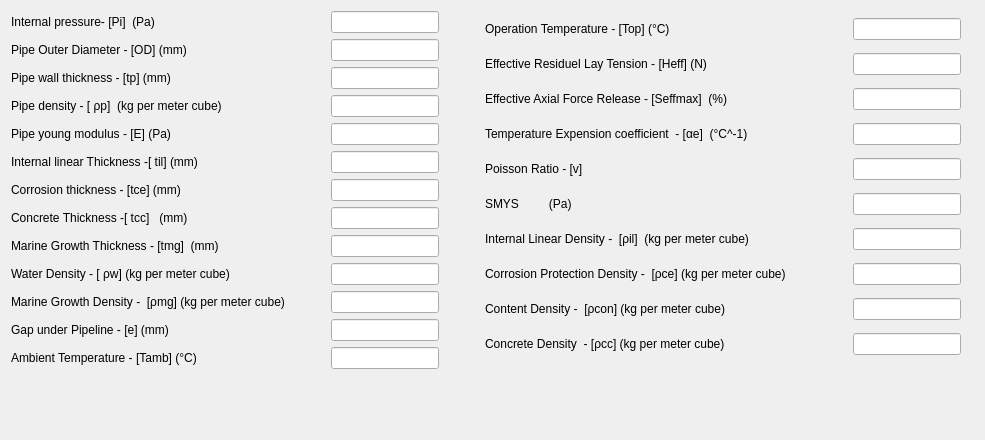
          <widget class="QWidget" name="tab_3">
           <attribute name="title">
            <string>Flowline Properties</string>
           </attribute>
           <layout class="QGridLayout" name="gridLayout_2">
            <item row="0" column="3">
             <spacer name="horizontalSpacer_2">
              <property name="orientation">
               <enum>Qt::Horizontal</enum>
              </property>
              <property name="sizeHint" stdset="0">
               <size>
                <width>13</width>
                <height>20</height>
               </size>
              </property>
             </spacer>
            </item>
            <item row="0" column="2">
             <layout class="QVBoxLayout" name="verticalLayout_2">
              <item>
               <layout class="QHBoxLayout" name="horizontalLayout_13">
                <item>
                 <widget class="QLabel" name="operation_temperature_2">
                  <property name="text">
                   <string>Operation Temperature - [Top] (°C)                                 </string>
                  </property>
                 </widget>
                </item>
                <item>
                 <spacer name="horizontalSpacer_17">
                  <property name="orientation">
                   <enum>Qt::Horizontal</enum>
                  </property>
                  <property name="sizeHint" stdset="0">
                   <size>
                    <width>40</width>
                    <height>20</height>
                   </size>
                  </property>
                 </spacer>
                </item>
                <item>
                 <widget class="QLineEdit" name="operation_temperature_lineEdit_2"/>
                </item>
               </layout>
              </item>
              <item>
               <layout class="QHBoxLayout" name="horizontalLayout_14">
                <item>
                 <widget class="QLabel" name="effective_residuel_lay_tension_2">
                  <property name="text">
                   <string>Effective Residuel Lay Tension - [Heff] (N)                        </string>
                  </property>
                 </widget>
                </item>
                <item>
                 <spacer name="horizontalSpacer_18">
                  <property name="orientation">
                   <enum>Qt::Horizontal</enum>
                  </property>
                  <property name="sizeHint" stdset="0">
                   <size>
                    <width>40</width>
                    <height>20</height>
                   </size>
                  </property>
                 </spacer>
                </item>
                <item>
                 <widget class="QLineEdit" name="effective_residuel_lay_tension_lineEdit_2"/>
                </item>
               </layout>
              </item>
              <item>
               <layout class="QHBoxLayout" name="horizontalLayout_15">
                <item>
                 <widget class="QLabel" name="effective_axial_force_release_2">
                  <property name="text">
                   <string>Effective Axial Force Release - [Seffmax]  (%)                        </string>
                  </property>
                 </widget>
                </item>
                <item>
                 <spacer name="horizontalSpacer_19">
                  <property name="orientation">
                   <enum>Qt::Horizontal</enum>
                  </property>
                  <property name="sizeHint" stdset="0">
                   <size>
                    <width>40</width>
                    <height>20</height>
                   </size>
                  </property>
                 </spacer>
                </item>
                <item>
                 <widget class="QLineEdit" name="effective_axial_force_release_lineEdit_2"/>
                </item>
               </layout>
              </item>
              <item>
               <layout class="QHBoxLayout" name="horizontalLayout_16">
                <item>
                 <widget class="QLabel" name="temperature_expension_coefficient_2">
                  <property name="text">
                   <string>Temperature Expension coefficient  - [αe]  (°C^-1)         </string>
                  </property>
                 </widget>
                </item>
                <item>
                 <spacer name="horizontalSpacer_20">
                  <property name="orientation">
                   <enum>Qt::Horizontal</enum>
                  </property>
                  <property name="sizeHint" stdset="0">
                   <size>
                    <width>40</width>
                    <height>20</height>
                   </size>
                  </property>
                 </spacer>
                </item>
                <item>
                 <widget class="QLineEdit" name="temperature_expension_coefficient_lineEdit_2"/>
                </item>
               </layout>
              </item>
              <item>
               <layout class="QHBoxLayout" name="horizontalLayout_17">
                <item>
                 <widget class="QLabel" name="poisson_ratio_2">
                  <property name="text">
                   <string>Poisson Ratio - [v]                                                          </string>
                  </property>
                 </widget>
                </item>
                <item>
                 <spacer name="horizontalSpacer_21">
                  <property name="orientation">
                   <enum>Qt::Horizontal</enum>
                  </property>
                  <property name="sizeHint" stdset="0">
                   <size>
                    <width>40</width>
                    <height>20</height>
                   </size>
                  </property>
                 </spacer>
                </item>
                <item>
                 <widget class="QLineEdit" name="poisson_ratio_lineEdit_2"/>
                </item>
               </layout>
              </item>
              <item>
               <layout class="QHBoxLayout" name="horizontalLayout_18">
                <item>
                 <widget class="QLabel" name="smys_2">
                  <property name="text">
                   <string>SMYS         (Pa)                                                      </string>
                  </property>
                 </widget>
                </item>
                <item>
                 <spacer name="horizontalSpacer_22">
                  <property name="orientation">
                   <enum>Qt::Horizontal</enum>
                  </property>
                  <property name="sizeHint" stdset="0">
                   <size>
                    <width>40</width>
                    <height>20</height>
                   </size>
                  </property>
                 </spacer>
                </item>
                <item>
                 <widget class="QLineEdit" name="poisson_ratio_lineEdit_3"/>
                </item>
               </layout>
              </item>
              <item>
               <layout class="QHBoxLayout" name="horizontalLayout_19">
                <item>
                 <widget class="QLabel" name="internal_linear_density_2">
                  <property name="text">
                   <string>Internal Linear Density -  [ρil]  (kg per meter cube)         </string>
                  </property>
                 </widget>
                </item>
                <item>
                 <spacer name="horizontalSpacer_23">
                  <property name="orientation">
                   <enum>Qt::Horizontal</enum>
                  </property>
                  <property name="sizeHint" stdset="0">
                   <size>
                    <width>40</width>
                    <height>20</height>
                   </size>
                  </property>
                 </spacer>
                </item>
                <item>
                 <widget class="QLineEdit" name="internal_linear_density_lineEdit_2"/>
                </item>
               </layout>
              </item>
              <item>
               <layout class="QHBoxLayout" name="horizontalLayout_20">
                <item>
                 <widget class="QLabel" name="corrosion_protection_density_2">
                  <property name="text">
                   <string>Corrosion Protection Density -  [ρce] (kg per meter cube)</string>
                  </property>
                 </widget>
                </item>
                <item>
                 <spacer name="horizontalSpacer_24">
                  <property name="orientation">
                   <enum>Qt::Horizontal</enum>
                  </property>
                  <property name="sizeHint" stdset="0">
                   <size>
                    <width>40</width>
                    <height>20</height>
                   </size>
                  </property>
                 </spacer>
                </item>
                <item>
                 <widget class="QLineEdit" name="corrosion_protection_density_lineEdit_2"/>
                </item>
               </layout>
              </item>
              <item>
               <layout class="QHBoxLayout" name="horizontalLayout_21">
                <item>
                 <widget class="QLabel" name="content_density_2">
                  <property name="text">
                   <string>Content Density -  [ρcon] (kg per meter cube)                    </string>
                  </property>
                 </widget>
                </item>
                <item>
                 <spacer name="horizontalSpacer_25">
                  <property name="orientation">
                   <enum>Qt::Horizontal</enum>
                  </property>
                  <property name="sizeHint" stdset="0">
                   <size>
                    <width>40</width>
                    <height>20</height>
                   </size>
                  </property>
                 </spacer>
                </item>
                <item>
                 <widget class="QLineEdit" name="content_density_lineEdit_2"/>
                </item>
               </layout>
              </item>
              <item>
               <layout class="QHBoxLayout" name="horizontalLayout_22">
                <item>
                 <widget class="QLabel" name="concrete_density_2">
                  <property name="text">
                   <string>Concrete Density  - [ρcc] (kg per meter cube)                  </string>
                  </property>
                 </widget>
                </item>
                <item>
                 <spacer name="horizontalSpacer_26">
                  <property name="orientation">
                   <enum>Qt::Horizontal</enum>
                  </property>
                  <property name="sizeHint" stdset="0">
                   <size>
                    <width>40</width>
                    <height>20</height>
                   </size>
                  </property>
                 </spacer>
                </item>
                <item>
                 <widget class="QLineEdit" name="concrete_density_lineEdit_2"/>
                </item>
               </layout>
              </item>
             </layout>
            </item>
            <item row="0" column="1">
             <spacer name="horizontalSpacer_3">
              <property name="orientation">
               <enum>Qt::Horizontal</enum>
              </property>
              <property name="sizeHint" stdset="0">
               <size>
                <width>40</width>
                <height>20</height>
               </size>
              </property>
             </spacer>
            </item>
            <item row="1" column="0">
             <spacer name="verticalSpacer_2">
              <property name="orientation">
               <enum>Qt::Vertical</enum>
              </property>
              <property name="sizeHint" stdset="0">
               <size>
                <width>20</width>
                <height>60</height>
               </size>
              </property>
             </spacer>
            </item>
            <item row="0" column="0">
             <layout class="QVBoxLayout" name="verticalLayout">
              <item>
               <layout class="QHBoxLayout" name="horizontalLayout">
                <item>
                 <widget class="QLabel" name="internal_pressure_2">
                  <property name="styleSheet">
                   <string notr="true">selection-background-color: rgb(32, 47, 255);</string>
                  </property>
                  <property name="text">
                   <string>Internal pressure- [Pi]  (Pa)                                 </string>
                  </property>
                 </widget>
                </item>
                <item>
                 <spacer name="horizontalSpacer_4">
                  <property name="orientation">
                   <enum>Qt::Horizontal</enum>
                  </property>
                  <property name="sizeHint" stdset="0">
                   <size>
                    <width>40</width>
                    <height>20</height>
                   </size>
                  </property>
                 </spacer>
                </item>
                <item>
                 <widget class="QLineEdit" name="internal_pressure_lineEdit_2"/>
                </item>
               </layout>
              </item>
              <item>
               <layout class="QHBoxLayout" name="horizontalLayout_2">
                <item>
                 <widget class="QLabel" name="pipe_outer_diameter_2">
                  <property name="text">
                   <string>Pipe Outer Diameter - [OD] (mm)                           </string>
                  </property>
                 </widget>
                </item>
                <item>
                 <spacer name="horizontalSpacer_5">
                  <property name="orientation">
                   <enum>Qt::Horizontal</enum>
                  </property>
                  <property name="sizeHint" stdset="0">
                   <size>
                    <width>40</width>
                    <height>20</height>
                   </size>
                  </property>
                 </spacer>
                </item>
                <item>
                 <widget class="QLineEdit" name="pipe_outer_diameter_lineEdit_2"/>
                </item>
               </layout>
              </item>
              <item>
               <layout class="QHBoxLayout" name="horizontalLayout_3">
                <item>
                 <widget class="QLabel" name="pipe_wall_thickness_2">
                  <property name="text">
                   <string>Pipe wall thickness - [tp] (mm)                              </string>
                  </property>
                 </widget>
                </item>
                <item>
                 <spacer name="horizontalSpacer_6">
                  <property name="orientation">
                   <enum>Qt::Horizontal</enum>
                  </property>
                  <property name="sizeHint" stdset="0">
                   <size>
                    <width>40</width>
                    <height>20</height>
                   </size>
                  </property>
                 </spacer>
                </item>
                <item>
                 <widget class="QLineEdit" name="pipe_wall_thickness_lineEdit_2"/>
                </item>
               </layout>
              </item>
              <item>
               <layout class="QHBoxLayout" name="horizontalLayout_4">
                <item>
                 <widget class="QLabel" name="pipe_density_2">
                  <property name="font">
                   <font>
                    <family>MS Shell Dlg 2</family>
                   </font>
                  </property>
                  <property name="text">
                   <string>Pipe density - [ ρp]  (kg per meter cube)                 </string>
                  </property>
                 </widget>
                </item>
                <item>
                 <spacer name="horizontalSpacer_7">
                  <property name="orientation">
                   <enum>Qt::Horizontal</enum>
                  </property>
                  <property name="sizeHint" stdset="0">
                   <size>
                    <width>40</width>
                    <height>20</height>
                   </size>
                  </property>
                 </spacer>
                </item>
                <item>
                 <widget class="QLineEdit" name="pipe_density_lineEdit_2"/>
                </item>
               </layout>
              </item>
              <item>
               <layout class="QHBoxLayout" name="horizontalLayout_5">
                <item>
                 <widget class="QLabel" name="pipe_young_modulus_2">
                  <property name="text">
                   <string>Pipe young modulus - [E] (Pa)                             </string>
                  </property>
                 </widget>
                </item>
                <item>
                 <spacer name="horizontalSpacer_8">
                  <property name="orientation">
                   <enum>Qt::Horizontal</enum>
                  </property>
                  <property name="sizeHint" stdset="0">
                   <size>
                    <width>40</width>
                    <height>20</height>
                   </size>
                  </property>
                 </spacer>
                </item>
                <item>
                 <widget class="QLineEdit" name="pipe_young_modulus_lineEdit_2"/>
                </item>
               </layout>
              </item>
              <item>
               <layout class="QHBoxLayout" name="horizontalLayout_6">
                <item>
                 <widget class="QLabel" name="internal_linear_thickness_2">
                  <property name="text">
                   <string>Internal linear Thickness -[ til] (mm)                     </string>
                  </property>
                 </widget>
                </item>
                <item>
                 <spacer name="horizontalSpacer_9">
                  <property name="orientation">
                   <enum>Qt::Horizontal</enum>
                  </property>
                  <property name="sizeHint" stdset="0">
                   <size>
                    <width>40</width>
                    <height>20</height>
                   </size>
                  </property>
                 </spacer>
                </item>
                <item>
                 <widget class="QLineEdit" name="internal_linear_thickness_lineEdit_2"/>
                </item>
               </layout>
              </item>
              <item>
               <layout class="QHBoxLayout" name="horizontalLayout_7">
                <item>
                 <widget class="QLabel" name="corrosion_thickness_2">
                  <property name="text">
                   <string>Corrosion thickness - [tce] (mm)                             </string>
                  </property>
                 </widget>
                </item>
                <item>
                 <spacer name="horizontalSpacer_10">
                  <property name="orientation">
                   <enum>Qt::Horizontal</enum>
                  </property>
                  <property name="sizeHint" stdset="0">
                   <size>
                    <width>40</width>
                    <height>20</height>
                   </size>
                  </property>
                 </spacer>
                </item>
                <item>
                 <widget class="QLineEdit" name="corrosion_thickness_lineEdit_2"/>
                </item>
               </layout>
              </item>
              <item>
               <layout class="QHBoxLayout" name="horizontalLayout_8">
                <item>
                 <widget class="QLabel" name="concrete_thickness_2">
                  <property name="text">
                   <string>Concrete Thickness -[ tcc]   (mm)                            </string>
                  </property>
                 </widget>
                </item>
                <item>
                 <spacer name="horizontalSpacer_11">
                  <property name="orientation">
                   <enum>Qt::Horizontal</enum>
                  </property>
                  <property name="sizeHint" stdset="0">
                   <size>
                    <width>40</width>
                    <height>20</height>
                   </size>
                  </property>
                 </spacer>
                </item>
                <item>
                 <widget class="QLineEdit" name="concrete_thickness_lineEdit_2"/>
                </item>
               </layout>
              </item>
              <item>
               <layout class="QHBoxLayout" name="horizontalLayout_9">
                <item>
                 <widget class="QLabel" name="marine_growth_thickness_2">
                  <property name="text">
                   <string>Marine Growth Thickness - [tmg]  (mm)                   </string>
                  </property>
                 </widget>
                </item>
                <item>
                 <spacer name="horizontalSpacer_12">
                  <property name="orientation">
                   <enum>Qt::Horizontal</enum>
                  </property>
                  <property name="sizeHint" stdset="0">
                   <size>
                    <width>40</width>
                    <height>20</height>
                   </size>
                  </property>
                 </spacer>
                </item>
                <item>
                 <widget class="QLineEdit" name="marine_growth_thickness_lineEdit_2"/>
                </item>
               </layout>
              </item>
              <item>
               <layout class="QHBoxLayout" name="horizontalLayout_10">
                <item>
                 <widget class="QLabel" name="water_density_2">
                  <property name="text">
                   <string>Water Density - [ ρw] (kg per meter cube)             </string>
                  </property>
                 </widget>
                </item>
                <item>
                 <spacer name="horizontalSpacer_13">
                  <property name="orientation">
                   <enum>Qt::Horizontal</enum>
                  </property>
                  <property name="sizeHint" stdset="0">
                   <size>
                    <width>40</width>
                    <height>20</height>
                   </size>
                  </property>
                 </spacer>
                </item>
                <item>
                 <widget class="QLineEdit" name="water_density_lineEdit_2"/>
                </item>
               </layout>
              </item>
              <item>
               <layout class="QHBoxLayout" name="horizontalLayout_25">
                <item>
                 <widget class="QLabel" name="marine_growth_density_2">
                  <property name="text">
                   <string>Marine Growth Density -  [ρmg] (kg per meter cube)</string>
                  </property>
                 </widget>
                </item>
                <item>
                 <spacer name="horizontalSpacer_14">
                  <property name="orientation">
                   <enum>Qt::Horizontal</enum>
                  </property>
                  <property name="sizeHint" stdset="0">
                   <size>
                    <width>40</width>
                    <height>20</height>
                   </size>
                  </property>
                 </spacer>
                </item>
                <item>
                 <widget class="QLineEdit" name="marine_growth_density_lineEdit_2"/>
                </item>
               </layout>
              </item>
              <item>
               <layout class="QHBoxLayout" name="horizontalLayout_11">
                <item>
                 <widget class="QLabel" name="gap_under_pipeline_2">
                  <property name="text">
                   <string>Gap under Pipeline - [e] (mm)                              </string>
                  </property>
                 </widget>
                </item>
                <item>
                 <spacer name="horizontalSpacer_15">
                  <property name="orientation">
                   <enum>Qt::Horizontal</enum>
                  </property>
                  <property name="sizeHint" stdset="0">
                   <size>
                    <width>40</width>
                    <height>20</height>
                   </size>
                  </property>
                 </spacer>
                </item>
                <item>
                 <widget class="QLineEdit" name="gap_under_pipeline_lineEdit_2"/>
                </item>
               </layout>
              </item>
              <item>
               <layout class="QHBoxLayout" name="horizontalLayout_12">
                <item>
                 <widget class="QLabel" name="ambient_temperature_2">
                  <property name="text">
                   <string>Ambient Temperature - [Tamb] (°C)                          </string>
                  </property>
                 </widget>
                </item>
                <item>
                 <spacer name="horizontalSpacer_16">
                  <property name="orientation">
                   <enum>Qt::Horizontal</enum>
                  </property>
                  <property name="sizeHint" stdset="0">
                   <size>
                    <width>40</width>
                    <height>20</height>
                   </size>
                  </property>
                 </spacer>
                </item>
                <item>
                 <widget class="QLineEdit" name="ambient_temperature_lineEdit_2"/>
                </item>
               </layout>
              </item>
             </layout>
            </item>
           </layout>
          </widget>
